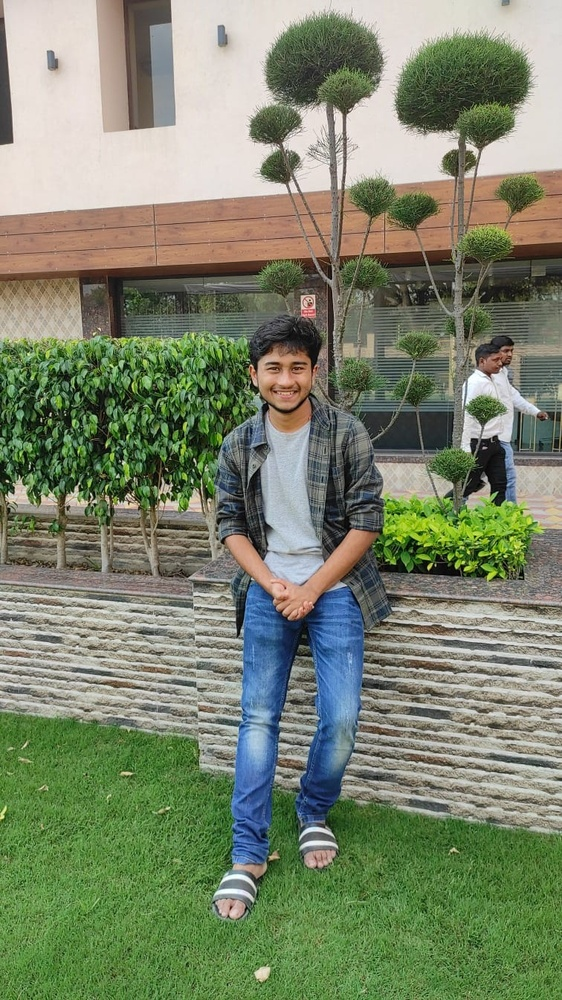
#> input picture DIP/profile pic.jpg, 562 x 1000 px, shrunk from 756 x 1344 before the run, found by its file name
$ python contrast_stretching.py
#> lines starting #> are read from the running program, lines starting #| are printed output that depends on the picture
import cv2
import numpy as np
import matplotlib.pyplot as plt
import os

# Define paths
image_path = r'c:\Users\pathi\OneDrive\Desktop\DIP\profile pic.jpg'
output_dir = r'c:\Users\pathi\OneDrive\Desktop\DIP\histogram_assignment'
output_file = os.path.join(output_dir, 'contrast_stretching_output.png')

# Load image
img = cv2.imread(image_path, 0)
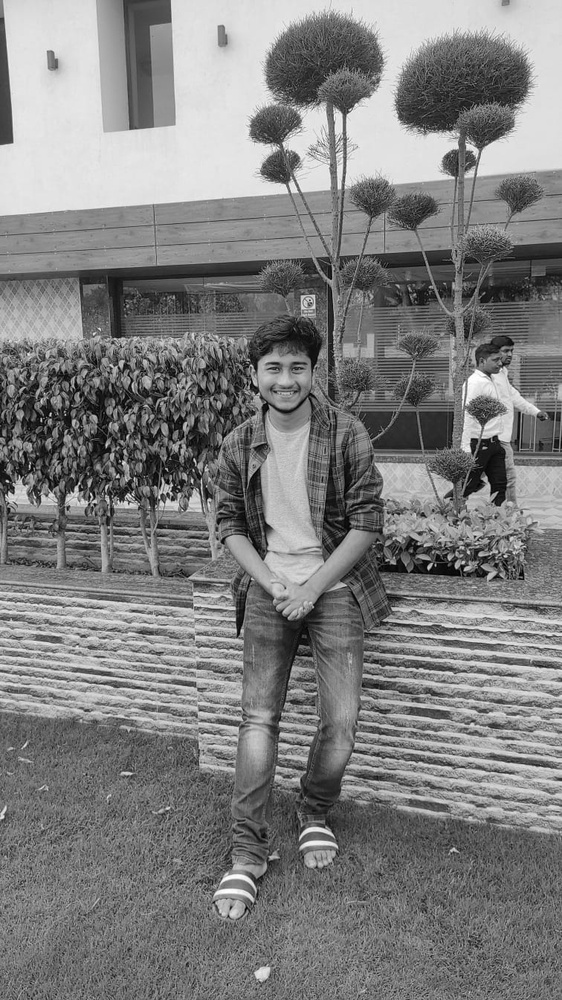
#> img: shape (1000, 562); min 0, max 255, mean 126.8
if img is None:
    print(f"Error: Could not load image from {image_path}")
    exit()

# Create a low contrast image for demonstration
# Map [0, 255] -> [r_min, r_max] = [80, 150]
r_min, r_max = 80, 150
img_low = ((img / 255.0) * (r_max - r_min) + r_min).astype(np.uint8)
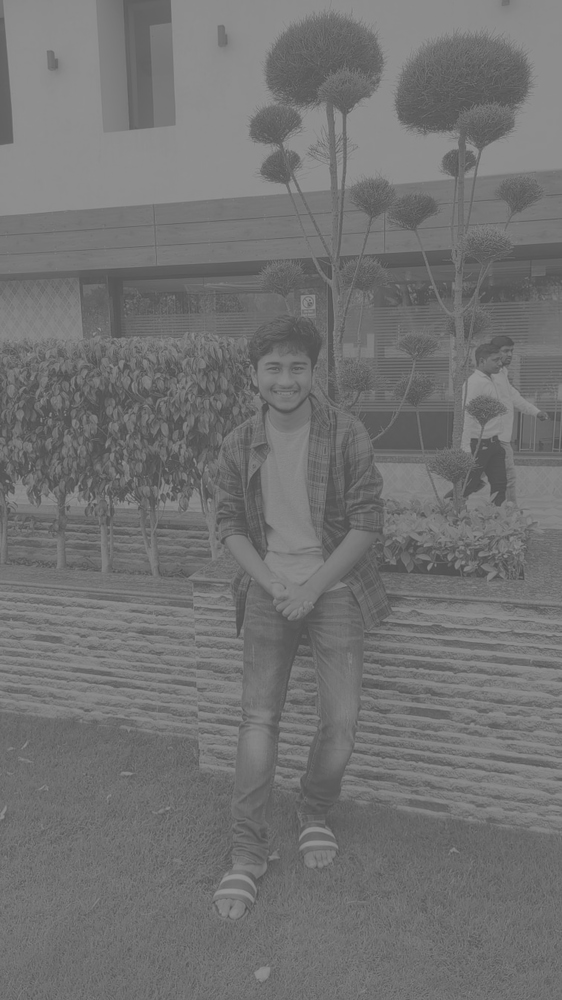
#> img_low: shape (1000, 562); min 80, max 150, mean 114.3

# Contrast Stretching Implementation
# s = ((r - r_min) / (r_max - r_min)) * (L - 1)
# Note: In practice, we take actual min/max of the image, not theoretical input bounds.
actual_min = np.min(img_low)
#> actual_min = 80
actual_max = np.max(img_low)
#> actual_max = 150

# Apply stretching
# Epsilon to avoid division by zero
epsilon = 1e-5
img_stretched = ((img_low - actual_min) / (actual_max - actual_min + epsilon)) * 255
img_stretched = np.clip(img_stretched, 0, 255).astype(np.uint8)

# Histograms
hist_low = cv2.calcHist([img_low], [0], None, [256], [0, 256])
#> hist_low = 256 values, max 22326 at index 142, min 0 at index 0, mean 2195.3
hist_stretched = cv2.calcHist([img_stretched], [0], None, [256], [0, 256])
#> hist_stretched = 256 values, max 22326 at index 225, min 0 at index 1, mean 2195.3

# Visualization
plt.figure(figsize=(10, 8))

# Images
plt.subplot(2, 2, 1)
plt.title(f"Low Contrast Image\n(Range: {actual_min}-{actual_max})")
plt.imshow(img_low, cmap='gray', vmin=0, vmax=255)
plt.axis('off')

plt.subplot(2, 2, 2)
plt.title(f"Contrast Stretched Image\n(Range: {np.min(img_stretched)}-{np.max(img_stretched)})")
plt.imshow(img_stretched, cmap='gray', vmin=0, vmax=255)
plt.axis('off')

# Histograms
plt.subplot(2, 2, 3)
plt.title("Low Contrast Histogram")
plt.plot(hist_low, color='red')
plt.xlim([0, 256])

plt.subplot(2, 2, 4)
plt.title("Stretched Histogram")
plt.plot(hist_stretched, color='green')
plt.xlim([0, 256])

plt.tight_layout()
plt.savefig(output_file)
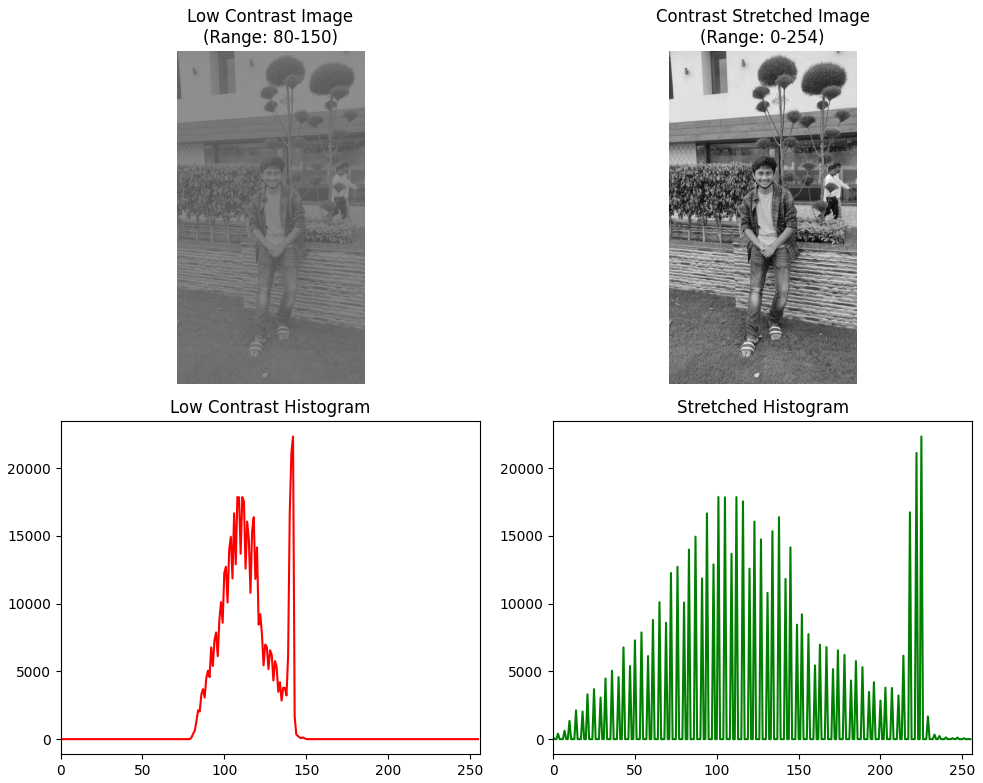
#> figure drawn by matplotlib, 4 panels; panel 3: curve peaks at x = 142, y = 22326; panel 4: curve peaks at x = 225, y = 22326
print(f"Contrast stretching result saved to {output_file}")
# plt.show()
